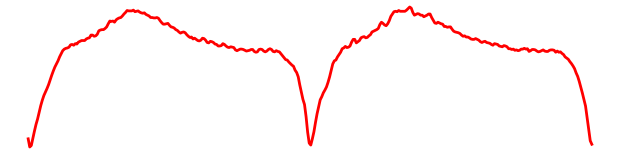
#> input picture test_images/APB_1.png, 620 x 154 px, found by its file name
$ python image_to_signal.py
#> lines starting #> are read from the running program, lines starting #| are printed output that depends on the picture; after the words box and inside, x2 and y2 are one past the last pixel; in counts of white or black regions, pixels touching at a corner belong together
import cv2
import numpy as np


# ---------------------------------------------------------
# Convert ECG image into 1D signal
# ---------------------------------------------------------

def image_to_signal(image_path):

#> called with image_path = 'test_images/APB_1.png'
    img = cv2.imread(image_path)
#> img is the input picture: shape (154, 620, 3); mean B, G, R 247.9, 247.9, 255

    if img is None:
        raise Exception("Image not found.")

    # Convert to grayscale
    gray = cv2.cvtColor(img, cv2.COLOR_BGR2GRAY)
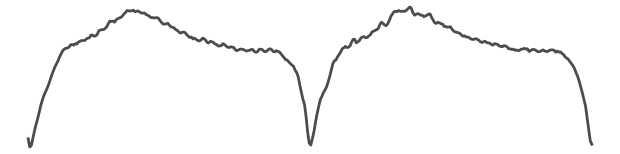
#> gray: shape (154, 620); min 76, max 255, mean 250

    # Blur to remove noise
    gray = cv2.GaussianBlur(gray, (3, 3), 0)

    # Threshold
    _, mask = cv2.threshold(
        gray,
        180,
        255,
        cv2.THRESH_BINARY_INV
    )
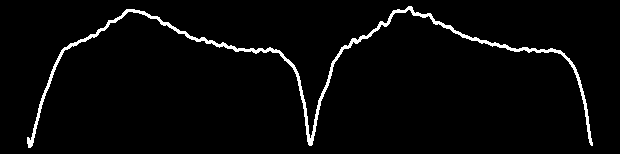
#> mask: shape (154, 620); 3.1% white; 1 white region, box (x1, y1, x2, y2) and area: (27, 6, 593, 148) 3002

    # Remove tiny noise
    kernel = np.ones((2, 2), np.uint8)

    mask = cv2.morphologyEx(
        mask,
        cv2.MORPH_OPEN,
        kernel
    )
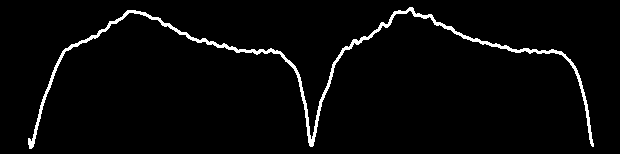
#> mask: shape (154, 620); 3.1% white; 1 white region, box (x1, y1, x2, y2) and area: (28, 7, 594, 149) 2999

    h, w = mask.shape
#> h = 154; w = 620

    signal = []

    # Extract waveform column by column
    for x in range(w):

        ys = np.where(mask[:, x] > 0)[0]

        if len(ys) == 0:
            signal.append(h // 2)

        else:
            signal.append(np.mean(ys))
#> this loop made 620 passes
#> ys on passes 29 to 31: [138, 139, 140, 141, 142, 143, 144], [138, 139, 140, 141, 142, 143, 144, 145, 146, 147, 148], [139, 140, 141, 142, 143, 144, 145, 146, 147, 148]
#> after the loop, signal = 620 values, max 144.5 at index 31, min 8.5 at index 409, mean 50.32

    signal = np.array(signal, dtype=np.float32)

    # Invert image coordinates
    signal = h - signal
#> signal = 620 values, max 145.5 at index 409, min 9.5 at index 31, mean 103.7

    # Remove baseline
    signal = signal - np.mean(signal)
#> signal = 620 values, max 41.82 at index 409, min -94.18 at index 31, mean -1.18e-06

    std = np.std(signal)
#> std = 28.85

    if std == 0:
        std = 1

    signal = signal / std
#> signal = 620 values, max 1.45 at index 409, min -3.26 at index 31, mean -5.85e-08

    return signal


# ---------------------------------------------------------
# Resize signal to 360 samples
# ---------------------------------------------------------

def preprocess_image(image_path):

    signal = image_to_signal(image_path)

    x_old = np.linspace(
        0,
        1,
        len(signal)
    )
#> x_old = 620 values from 0 to 1

    x_new = np.linspace(
        0,
        1,
        360
    )
#> x_new = 360 values from 0 to 1

    signal = np.interp(
        x_new,
        x_old,
        signal
    )
#> signal = 360 values, max 1.44 at index 238, min -3.26 at index 18, mean -0.00241

    signal = signal.astype(np.float32)

    signal = signal.reshape(
        1,
        360,
        1
    )

    return signal


# ---------------------------------------------------------
# Test
# ---------------------------------------------------------

if __name__ == "__main__":

    sample = preprocess_image(
        "test_images/APB_1.png"
    )
#> sample has the same summary as signal in preprocess_image

    print(sample.shape)
#| (1, 360, 1)

$ run again, with test_images/APB_10.png copied over test_images/APB_1.png
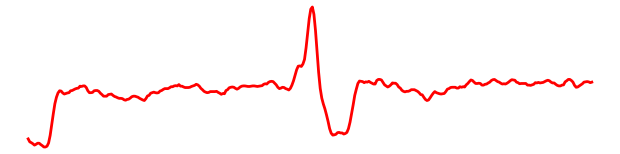
#> input picture test_images/APB_10.png, 620 x 154 px, found by its file name
#> in image_to_signal, img is the input picture: shape (154, 620, 3); mean B, G, R 248.2, 248.2, 255
#> in image_to_signal, `_, mask = cv2.threshold( gray, 180, 255, cv2.THRESH_BINARY_INV )`:
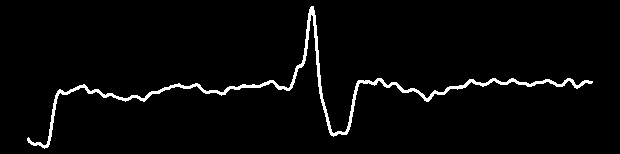
#> mask: shape (154, 620); 3% white; 1 white region, box (x1, y1, x2, y2) and area: (27, 6, 593, 149) 2847
#> in image_to_signal, `mask = cv2.morphologyEx( mask, cv2.MORPH_OPEN, kernel )`:
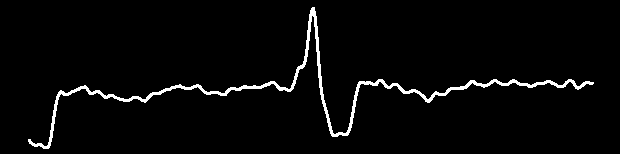
#> mask: shape (154, 620); 3% white; 1 white region, box (x1, y1, x2, y2) and area: (28, 7, 594, 149) 2840
#> the loop in image_to_signal, `for x in range(w): ` made 620 passes
#> ys on passes 29 to 31: [139, 140, 141], [139, 140, 141, 142, 143], [139, 140, 141, 142, 143]
#> after the loop in image_to_signal, `for x in range(w):`: signal = 620 values, max 147 at index 44, min 11 at index 312, mean 90
#> in image_to_signal, `signal = h - signal`: signal = 620 values, max 143 at index 312, min 7 at index 44, mean 64
#> in image_to_signal, `signal = signal - np.mean(signal)`: signal = 620 values, max 79 at index 312, min -57 at index 44, mean 9.84e-07
#> std = 17.77
#> in image_to_signal, `signal = signal / std`: signal = 620 values, max 4.45 at index 312, min -3.21 at index 44, mean 6.15e-08
#> x_old = 620 values from 0 to 1
#> x_new = 360 values from 0 to 1
#> in preprocess_image, `signal = np.interp( x_new, x_old, signal )`: signal = 360 values, max 4.44 at index 181, min -3.21 at index 26, mean 0.000221
#> in preprocess_image, `signal = signal.astype(np.float32)`: signal = 360 values, max 4.44 at index 181, min -3.21 at index 26, mean 0.000222
#> sample has the same summary as signal in preprocess_image
#| (1, 360, 1)

$ run again, with test_images/APB_11.png copied over test_images/APB_1.png
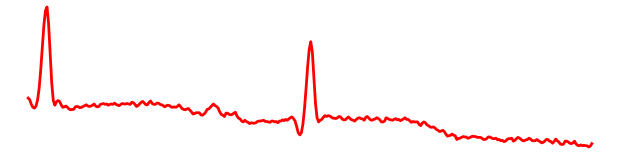
#> input picture test_images/APB_11.png, 620 x 154 px, found by its file name
#> in image_to_signal, img is the input picture: shape (154, 620, 3); mean B, G, R 247.3, 247.3, 255
#> in image_to_signal, `_, mask = cv2.threshold( gray, 180, 255, cv2.THRESH_BINARY_INV )`:
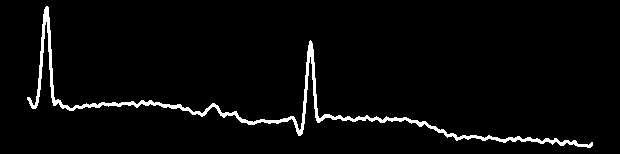
#> mask: shape (154, 620); 3.4% white; 1 white region, box (x1, y1, x2, y2) and area: (27, 6, 593, 148) 3216
#> in image_to_signal, `mask = cv2.morphologyEx( mask, cv2.MORPH_OPEN, kernel )`:
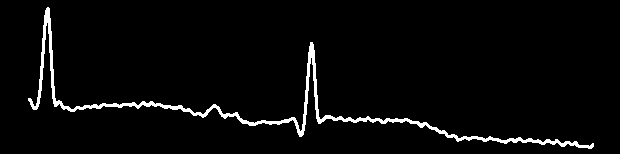
#> mask: shape (154, 620); 3.4% white; 1 white region, box (x1, y1, x2, y2) and area: (28, 7, 594, 149) 3208
#> the loop in image_to_signal, `for x in range(w): ` made 620 passes
#> ys on passes 29 to 31: [98, 99, 100], [98, 99, 100, 101], [98, 99, 100, 101, 102, 103, 104]
#> after the loop in image_to_signal, `for x in range(w):`: signal = 620 values, max 147 at index 589, min 14.5 at index 47, mean 115
#> in image_to_signal, `signal = h - signal`: signal = 620 values, max 139.5 at index 47, min 7 at index 589, mean 38.97
#> in image_to_signal, `signal = signal - np.mean(signal)`: signal = 620 values, max 100.5 at index 47, min -31.97 at index 589, mean -3.15e-06
#> std = 21.95
#> in image_to_signal, `signal = signal / std`: signal = 620 values, max 4.58 at index 47, min -1.46 at index 589, mean -4.92e-08
#> x_old = 620 values from 0 to 1
#> x_new = 360 values from 0 to 1
#> in preprocess_image, `signal = np.interp( x_new, x_old, signal )`: signal = 360 values, max 4.54 at index 27, min -1.44 at index 342, mean 0.000523
#> sample has the same summary as signal in preprocess_image
#| (1, 360, 1)

$ run again, with test_images/APB_14.png copied over test_images/APB_1.png
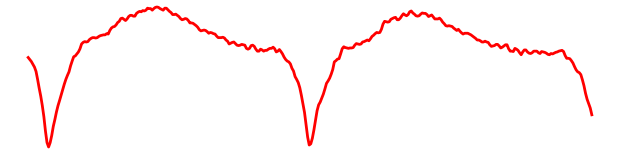
#> input picture test_images/APB_14.png, 620 x 154 px, found by its file name
#> in image_to_signal, img is the input picture: shape (154, 620, 3); mean B, G, R 247.4, 247.4, 255
#> in image_to_signal, `_, mask = cv2.threshold( gray, 180, 255, cv2.THRESH_BINARY_INV )`:
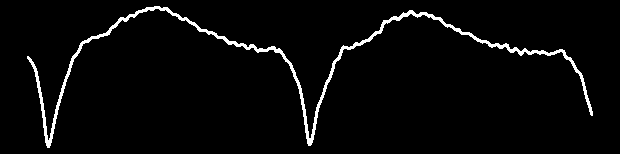
#> mask: shape (154, 620); 3.3% white; 1 white region, box (x1, y1, x2, y2) and area: (27, 6, 593, 148) 3152
#> in image_to_signal, `mask = cv2.morphologyEx( mask, cv2.MORPH_OPEN, kernel )`:
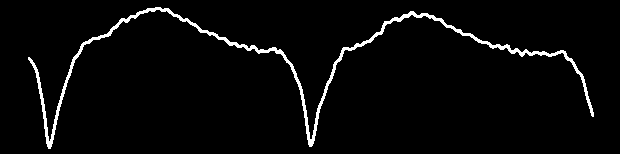
#> mask: shape (154, 620); 3.3% white; 1 white region, box (x1, y1, x2, y2) and area: (28, 7, 594, 149) 3146
#> the loop in image_to_signal, `for x in range(w): ` made 620 passes
#> ys on passes 29 to 31: [57, 58, 59], [57, 58, 59, 60], [58, 59, 60, 61, 62]
#> after the loop in image_to_signal, `for x in range(w):`: signal = 620 values, max 144.5 at index 49, min 8 at index 156, mean 49.77
#> in image_to_signal, `signal = h - signal`: signal = 620 values, max 146 at index 156, min 9.5 at index 49, mean 104.2
#> in image_to_signal, `signal = signal - np.mean(signal)`: signal = 620 values, max 41.77 at index 156, min -94.73 at index 49, mean -1.38e-06
#> std = 29.24
#> in image_to_signal, `signal = signal / std`: signal = 620 values, max 1.43 at index 156, min -3.24 at index 49, mean 6.15e-09
#> x_old = 620 values from 0 to 1
#> x_new = 360 values from 0 to 1
#> in preprocess_image, `signal = np.interp( x_new, x_old, signal )`: signal = 360 values, max 1.43 at index 91, min -3.21 at index 29, mean -0.00151
#> sample has the same summary as signal in preprocess_image
#| (1, 360, 1)
